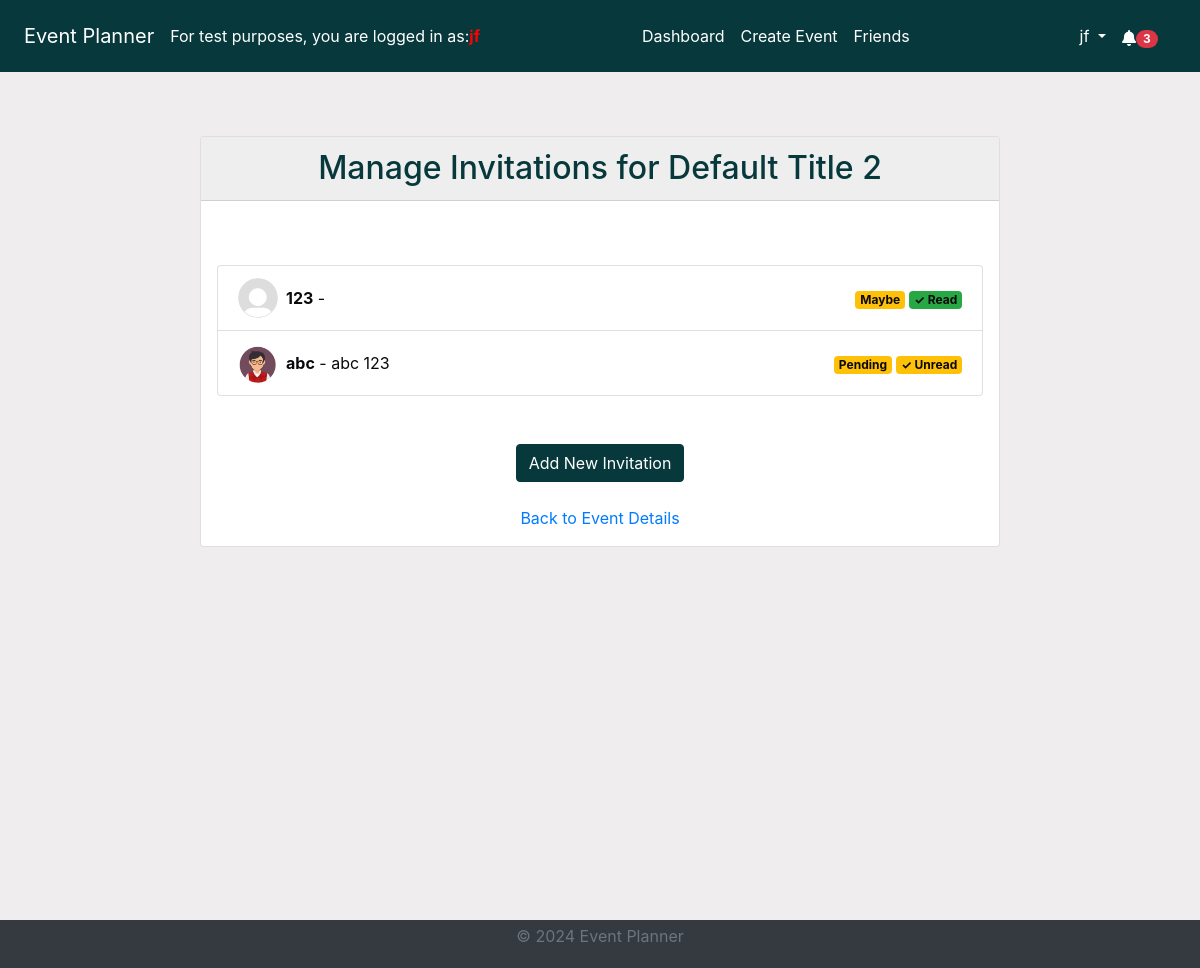
Before: /invitations/manage/286/ (signed in) with the older database file.
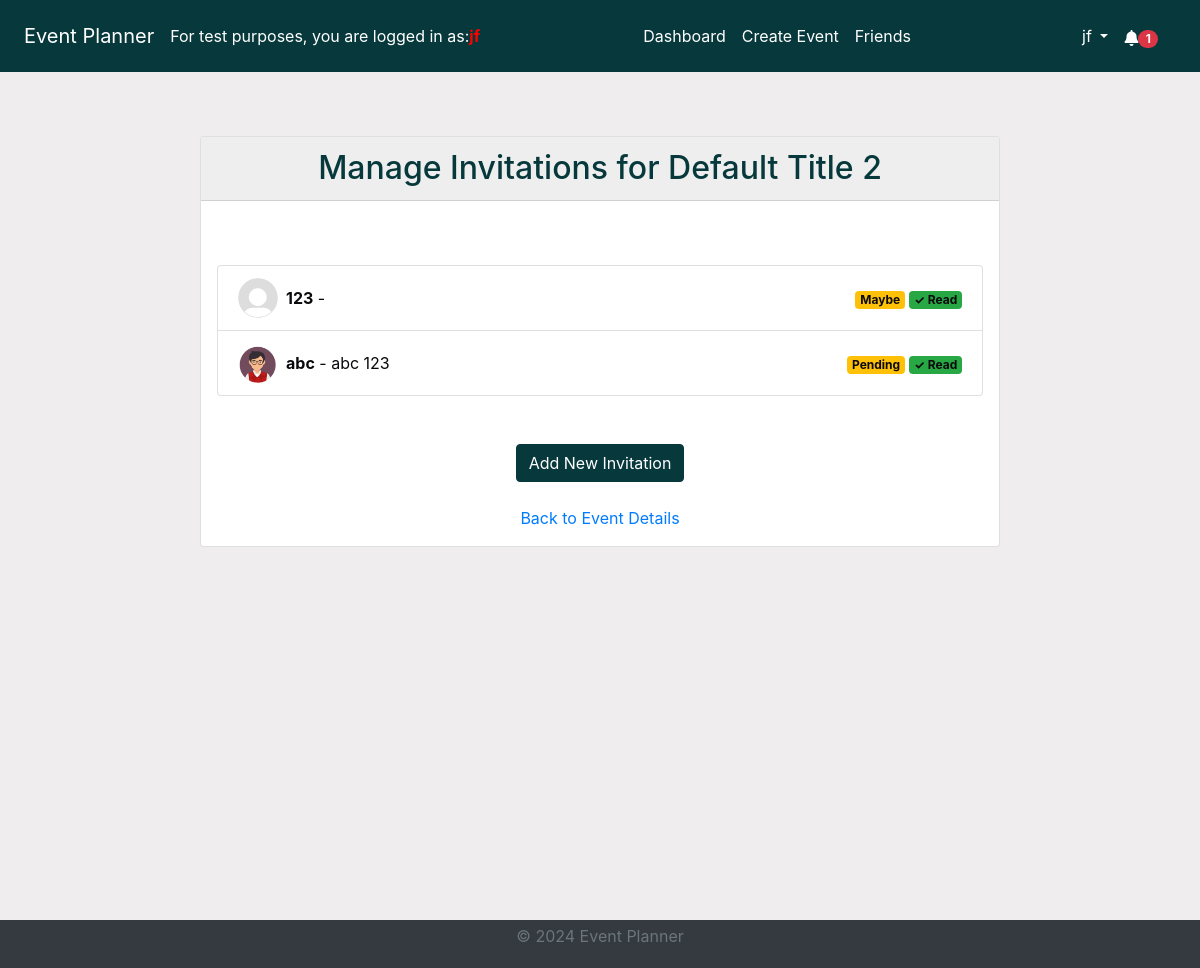
After: the same page with the newer database file.
### invitations/models.py (models this page shows, shortened)
class Invitation(models.Model):
    STATUS_CHOICES = [
        ("Pending", "Pending"),
        ("Accepted", "Accepted"),
        ("Declined", "Declined"),
    ]
    event = models.ForeignKey(
        Event, on_delete=models.CASCADE, related_name="invitations"
    )
    user = models.ForeignKey(User, on_delete=models.CASCADE)
    status = models.CharField(
        max_length=20, choices=STATUS_CHOICES, default="Pending"
    )
    suggested_date = models.DateTimeField(null=True, blank=True)
    read = models.BooleanField(default=False)
    created_at = models.DateTimeField(auto_now_add=True)
    updated_at = models.DateTimeField(auto_now=True)

### accounts/models.py (models this page shows, shortened)
class UserProfile(models.Model):
    user = models.OneToOneField(User, on_delete=models.CASCADE)
    profile_picture = models.CharField(max_length=254, default="default.svg")
    created_at = models.DateTimeField(auto_now_add=True)
    updated_at = models.DateTimeField(auto_now=True)

### invitations/views.py (the view)
@login_required
def manage_invitations(request, event_id):
    event = get_object_or_404(Event, id=event_id)
    if event.created_by != request.user:
        return redirect("dashboard")
    invitations = Invitation.objects.filter(event=event).select_related("user")
    return render(
        request,
        "invitations/manage_invitations.html",
        {"event": event, "invitations": invitations},
    )

### accounts/context_processors.py (called while the page is built)
def google_api_key(request):
    return {"GOOGLE_API_KEY": os.getenv("GOOGLE_API_KEY")}

### notifications/context_processors.py (called while the page is built)
def notifications(request):
    if request.user.is_authenticated:
        all_unread_notifications = Notification.objects.filter(
            user=request.user, read=False
        ).order_by("-created_at")
        unread_count = all_unread_notifications.count()
        recent_unread_notifications = all_unread_notifications[:8]
        return {
            "recent_unread_notifications": recent_unread_notifications,
            "unread_count": unread_count,
        }
    return {}

### templates/invitations/manage_invitations.html (shortened to what this page needs)
{% extends 'base.html' %}
{% load static %}
{% block content %}
<div class="container card mt-5" style="max-width: 800px;">
    <h2 class="text-center card-header text-dark">Manage Invitations for {{ event.title }}</h2>
    <form class="invitation-list">
        <ul class="list-group mt-5 mb-5">
            {% for invitation in invitations %}
                <li class="list-group-item d-flex justify-content-between align-items-center">
                    <img src="{% static 'images/profile_pictures/' %}{{ invitation.user.userprofile.profile_picture }}" alt="{{ invitation.user.username }}'s profile picture" class="rounded-circle mr-2" style="width: 40px; height: 40px;">
                    <span style="margin-right:auto;">
                        <strong>{{ invitation.user.username }}</strong> - {{ invitation.user.first_name }} {{ invitation.user.last_name }}
                    </span>
                    <span>
                        <span class="badge bg-{{ invitation.status|lower }}">{{ invitation.status }}</span>
                        {% if invitation.read %}
                            <span class="badge bg-success">✓ Read</span>
                        {% else %}
                            <span class="badge bg-warning">✓ Unread</span>
                        {% endif %}
                    </span>
                </li>
            {% empty %}
                <li class="list-group-item">No invitations found.</li>
            {% endfor %}
        </ul>
        <div class="text-center mt-4">
            <a href="{% url 'create_invitation' event.id %}" class="btn btn-primary">Add New Invitation</a>
        </div>
        <div class="text-center mt-4">
            <a href="{% url 'event_details' event.id %}" >Back to Event Details</a>
        </div>
    </form>
</div>
{% endblock %}

### templates/base.html (shortened to what this page needs)
<!DOCTYPE html>
<html lang="en">
<head>
    {% load static %}
    <link rel="stylesheet" href="https://stackpath.bootstrapcdn.com/bootstrap/4.5.2/css/bootstrap.min.css">
    <link rel="stylesheet" href="{% static 'css/styles.css' %}">
    <link rel="stylesheet" href="https://cdnjs.cloudflare.com/ajax/libs/font-awesome/5.15.4/css/all.min.css">
    <link rel="stylesheet" href="https://cdnjs.cloudflare.com/ajax/libs/fullcalendar/3.10.2/fullcalendar.min.css" />
</head>
<body class="c-app">
    <header class="c-header c-header-light c-header-fixed">
        <nav class="navbar navbar-expand-lg navbar-light">
            <a class="navbar-brand" href="{% url 'home' %}">Event Planner</a>
            For test purposes, you are logged in as:
            <strong style="color:red;">   {{ user.username }} </strong>
            <div class="collapse navbar-collapse" id="navbarSupportedContent">
                {% if user.is_authenticated %}
                <ul class="navbar-nav mx-auto">
                    <li class="nav-item {% if request.resolver_match.url_name == 'dashboard' %}active{% endif %}">
                        <a class="nav-link" href="{% url 'dashboard' %}">Dashboard</a>
                    </li>
                    <li class="nav-item {% if request.resolver_match.url_name == 'create_event' %}active{% endif %}">
                        <a class="nav-link" href="{% url 'create_event' %}">Create Event</a>
                    </li>
                    <li class="nav-item {% if request.resolver_match.url_name == 'friends_page' %}active{% endif %}">
                        <a class="nav-link" href="{% url 'friends_page' %}">Friends</a>
                    </li>
                    {% endif %}
                </ul>
                {% if user.is_authenticated %}
                <ul class="navbar-nav d-flex">
                    <li class="nav-item dropdown">
                        <a class="nav-link dropdown-toggle" href="#" id="profileLink" role="button" data-toggle="dropdown" aria-haspopup="true" aria-expanded="false">
                            {{ user.username }}
                        </a>
                    </li>
                </ul>
                {% endif %}
            </div>
            {% if user.is_authenticated %}
                <ul class="navbar-nav ml-auto d-flex">
                    <li class="nav-item">
                        <a class="nav-link" href="#" id="notificationBell" role="button" data-toggle="dropdown" aria-haspopup="true" aria-expanded="false">
                            <i class="fas fa-bell"></i>
                            {% if unread_count > 0 %}
                                <span class="badge badge-pill badge-danger">{{ unread_count }}</span>
                            {% else %}
                                <span class="badge badge-pill badge-danger" style="opacity: 0;">{{ unread_count }}</span>
                            {% endif %}
                        </a>
                    </li>
                </ul>
            {% endif %}
        </nav>
    </header>
    <main class="c-main">
        <div class="container-fluid">
            <div class="fade-in">
                {% block content %}{% endblock %}
            </div>
        </div>
    </main>
    <footer class="footer py-1">
        <div class="container text-center">
            <p class="text-muted">&copy; 2024 Event Planner</p>
        </div>
    </footer>
</body>
</html>

Changed rows visible on the page:
changed Invitation "Pending": read "✓ Unread" → "✓ Read"
Other visible differences:
{{ unread_count }}: "3" → "1"
